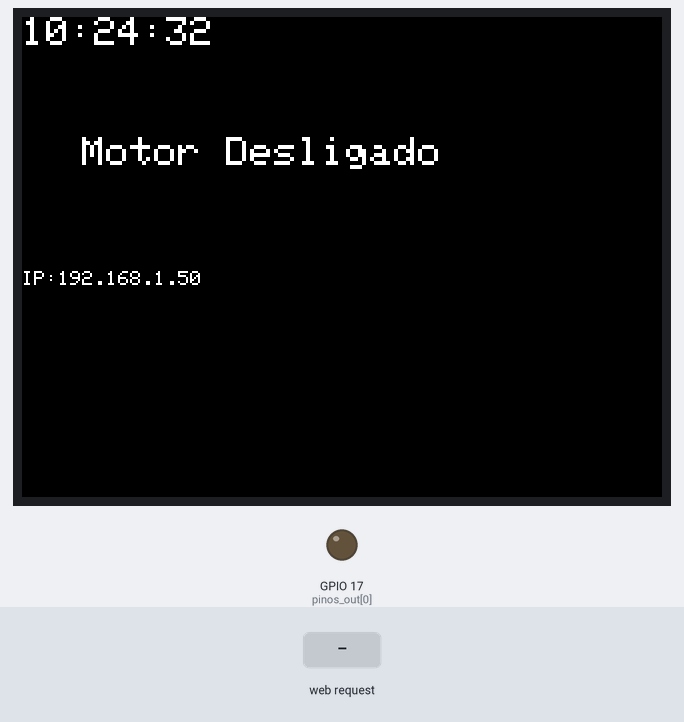
Recording of a sketch running on a simulated ESP32. Parts: 320×240 colour display, output pins drawn as LEDs (lit = HIGH). Inputs (shaded band) come from the test bench. WiFi joins after 1.5 s; servers stay silent unless stated; network time is answered at once with the bench clock; the local clock reads 2024-03-15 10:24:30 at power-on unless the sketch sets it; EEPROM starts erased.

Above: at 3.4 s.
3.5 s: HTTP request GET /2/on received
At 4.2 s:
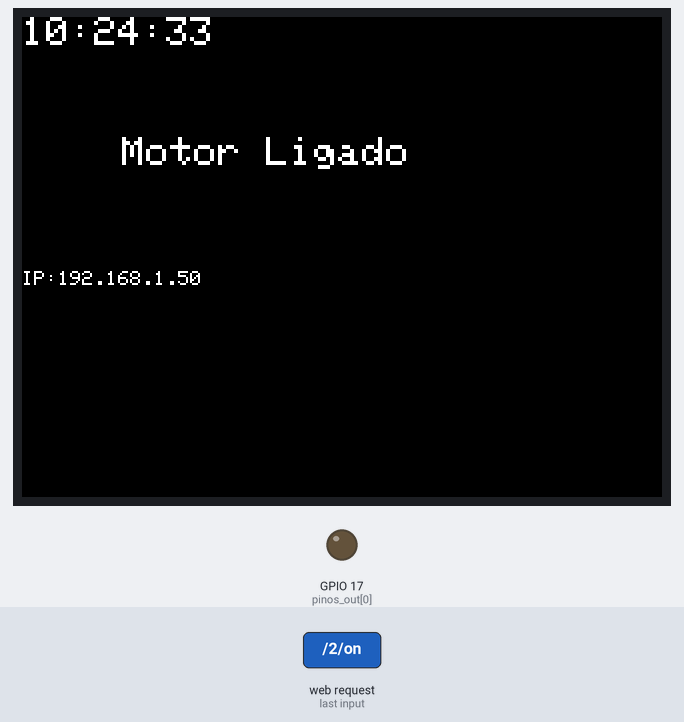
At 10.7 s:
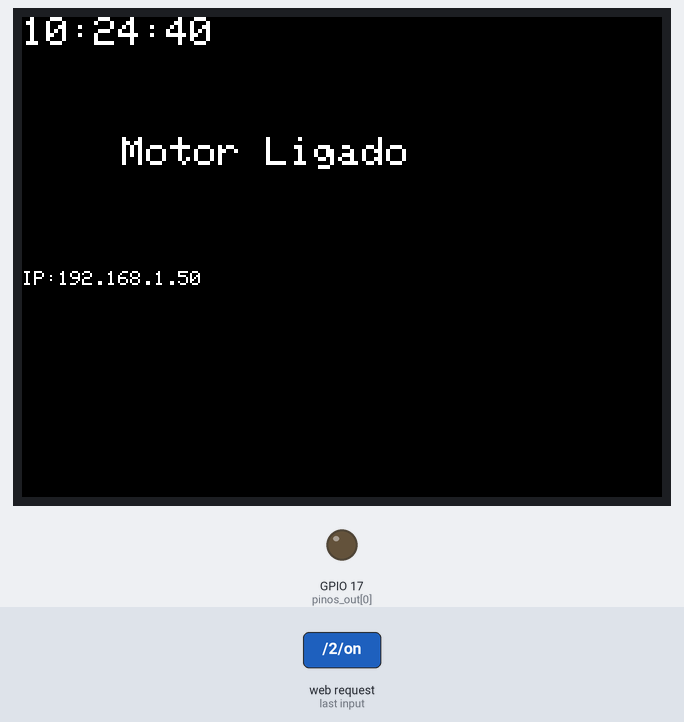
Timing chart, 0 to 12.2 s (numbered marks = the images above; inputs shaded):
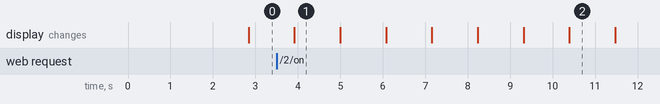

Measured:
- after the input at 3.5 s, the display: changes after 0.42 s (image 1)

The sketch:

Programa_Alimentador.ino
```cpp
//Inclusão de bibliotecas//

#include <freertos/FreeRTOS.h>
#include <freertos/task.h>
#include <esp_system.h>
#include <time.h>
#include <sys/time.h>
#include <WiFi.h>
#include <NTPClient.h>
#include <EEPROM.h>
#include <TFT_eSPI.h>
#include <SPI.h>
#include <Adafruit_GFX.h>
#include <Adafruit_ST7789.h>

//Definição de parâmetros de controle//

#define PinWPS 4
#define rele 17 //Define o pino em que será conectado o relé
#define qtparam 4
#define maxval  5 //Definição do número máximo de períodos de acionamento (pode ser alterado, se necessário, variando entre 1 e 9)
#define maxpin  1
#define EEPROM_SIZE 100

TFT_eSPI tft = TFT_eSPI();

bool pinos_out_status[maxpin] = {false};
bool pinos_out_manual[maxpin] = {false};
const byte pinos_out[maxpin] = {17};
byte saida = 0;
byte tempos_acionamento[maxpin];

//Configurações de Wi-fi//

const char* ssid     = "SSID (Nome da rede Wi-Fi)"; //Escreva os dados entre as aspas, sem removê-las.
const char* password = "Senha da rede Wi-Fi"; //Escreva os dados entre as aspas, sem removê-las.
WiFiServer server(80);

//Configurações do relógio//

WiFiUDP udp;
NTPClient ntp(udp, "a.st1.ntp.br", -3 * 3600, 60000);
time_t tt;

String hora;
String header;
String RelayState = "Desligado";

char data_formatada[64];

struct tm data;
struct temporizacao {
  byte hora ;
  byte minuto;
  byte dias ;
  byte durar;
};

temporizacao tempos[maxpin][maxval];

//Configuração e Salvamento de dados na memória EEPROM//

void load()
{
  int i, j;

  for (j = 0 ; j < maxpin; j++)

    for (i = 0 ; i < maxval; i++)
    {
      tempos[j][i].hora = EEPROM.read(i * qtparam + 0 + (j *  maxval * qtparam));
      tempos[j][i].minuto = EEPROM.read(i * qtparam + 1 + (j * maxval * qtparam));
      tempos[j][i].durar = EEPROM.read(i * qtparam + 2 + (j * maxval * qtparam));
      tempos[j][i].dias = EEPROM.read(i * qtparam + 3 + (j * maxval * qtparam));
    }

  for (i = 0 ; i < maxpin; i++)
  {
    tempos_acionamento[i] = EEPROM.read(maxpin * qtparam * maxval + 1 + i);
    if (tempos_acionamento[i] > maxval) tempos_acionamento[i] = 0; // travamento p primeiro start
  }
}

void save()
{
  int i, j;

  for (j = 0 ; j < maxpin; j++)

    for (i = 0 ; i < maxval; i++)
    {
      EEPROM.write(i * qtparam + 0 + (j *  maxval * qtparam), tempos[j][i].hora);
      EEPROM.write(i * qtparam + 1 + (j *  maxval * qtparam), tempos[j][i].minuto);
      EEPROM.write(i * qtparam + 2 + (j *  maxval * qtparam), tempos[j][i].durar);
      EEPROM.write(i * qtparam + 3 + (j *  maxval * qtparam), tempos[j][i].dias);
    }

  for (i = 0 ; i < maxpin; i++)

    EEPROM.write(maxpin * maxval * qtparam + 1 + i, tempos_acionamento[i]);

  EEPROM.commit();

  for (i = 0 ; i < EEPROM_SIZE; i++)
  {
  }
}

void setup()
{

  tft.init();
  tft.fillScreen(TFT_BLACK);
  tft.setRotation(1);
  tft.setTextSize(2);

  int i;

  EEPROM.begin(EEPROM_SIZE);
  load();

  for (i = 0 ; i < maxpin; i++)
  {
    pinMode(pinos_out[i], OUTPUT);
  }

  WiFi.begin(ssid, password);

  while (WiFi.status() != WL_CONNECTED)
  {
    delay(500);
  }

  server.begin();

  xTaskCreatePinnedToCore
  (coreTaskZero, "coreTaskZero", 10000, NULL, 1, NULL, 0);
}

void coreTaskZero( void * pvParameters )
{
  timeval tv;
  ntp.begin();
  ntp.forceUpdate();
  hora = ntp.getFormattedTime();
  tv.tv_sec = ntp.getEpochTime();
  settimeofday(&tv, NULL);

  int j, i;

  while (1)
  {
    vTaskDelay(pdMS_TO_TICKS(1000));
    tt = time(NULL);
    data = *gmtime(&tt);
    strftime(data_formatada, 64, "%d/%m/%Y %H:%M:%S", &data);

    int hora = data.tm_hour, minutos = data.tm_min, segundos = data.tm_sec ;
    int agora = hora * 60  + minutos;

 //Setor responsável pelo acionamento automático//

    bool ligauto = false;

    for (j = 0 ; j < maxpin; j++)
    {
      for (i = 0; i < tempos_acionamento[j] ; i++)
      {
        int acionamento_inicial = ((tempos[j][i].hora * 60) + tempos[saida][i].minuto);
        int acionamento_final = ((tempos[j][i].hora * 60) + tempos[saida][i].minuto + tempos[saida][i].durar);

        if ((acionamento_inicial <= agora) && (agora < acionamento_final))
        {
          ligauto = true;
        }

      if ((ligauto) || (pinos_out_manual[j]))
      {
        digitalWrite (pinos_out[j], HIGH);
        pinos_out_status[j] = true;
        RelayState = "Ligado";
      }

      else
      {
        digitalWrite (pinos_out[j], LOW); // liga saida
        pinos_out_status[j] = false;
        RelayState = "Desligado";// atualiza status no array
      }
    }

//Setor responsável pelo controle das informações do display//

    //Relógio//

    tft.setTextSize(2);
    tft.setCursor(0 , 0);
    tft.fillScreen(TFT_BLACK);

    if(hora<10)
    {
      tft.print("0");
    }

    tft.print(hora);
    tft.print(":");

    if(minutos<10)
    {
      tft.print("0");
    }

    tft.print(minutos);
    tft.print(":");

    if(segundos<10)
    {
      tft.print("0");
    }

    tft.print(segundos);

    //Estado do motor e IP do servidor Web//

    tft.setCursor(30, 60);

    if(RelayState == "Ligado")
    {
      tft.setCursor(50, 60);
    }

    tft.print("Motor " + RelayState);

    tft.setCursor(0, 127);
    tft.setTextSize(1);

    tft.print("IP:");
    tft.print(WiFi.localIP());
  }
 }
}

String tratamento(int indice)
{
  int hora_t, minutos_t;
  char char_aux[6];

  hora_t = tempos[saida][indice].hora;
  minutos_t = tempos[saida][indice].minuto;

  sprintf(char_aux, "%02d:%02d", hora_t, minutos_t);

  return char_aux;
}

//Manutenção do servidor Web//

void loop()
{
  String str_aux, str_aux1;
  char char_aux[6];
  int i, pos;

  WiFiClient client = server.available();

  if (client)
  {
    String currentLine = "";

    while (client.connected())
    {
      if (client.available())
      {
        char c = client.read();

        header += c;

        if (c == '\n')
        {
          if (currentLine.length() == 0)
          {
            client.println("HTTP/1.1 200 OK");
            client.println("Content-type:text/html");
            client.println("Connection: close");
            client.println();

            //Controle do botão de acionamento direto//

            if (header.indexOf("GET /2/on") >= 0)
            {
              pinos_out_manual[saida] = true;
              RelayState = "Ligado";
            }

            else if (header.indexOf("GET /2/off") >= 0)
            {
              pinos_out_manual[saida] = false;
              RelayState = "Desligado";
             }

            //Setor responsável pelo sistema de agendamento de acionamentos//

            if (header.indexOf("AGENDA") > 0)
            {
              for (i = 0; i < maxval ; i++)
              {
                pos = header.indexOf("tempo" + String(i));

                if (pos > 0)
                {
                  tempos[saida][i].hora = header.substring(pos + 7, pos + 9).toInt();
                  tempos[saida][i].minuto = header.substring(pos + 12, pos + 15).toInt();
                }

                pos = header.indexOf("durar" + String(i));

                if (pos > 0)
                {
                  tempos[saida][i].durar = header.substring(pos + 7, pos + header.indexOf("&", pos)).toInt();
                }
              }

              save();
            }

            if (header.indexOf("ATUALIZAR") > 0)
            {
              for (i = 0; i < maxpin ; i++)
              {
                pos = header.indexOf("saida" + String(i));

                if (pos > 0)
                {
                  tempos_acionamento[saida] = header.substring(pos + 7, pos + 8).toInt();
                }
              }

              save();
            }

            pos = header.indexOf("OUTPUT");

            if (pos > 0)
            {
              saida = header.substring(pos + 6, pos + 7).toInt();
            }

//Setor responsável pelos textos e botões da página Web//

            client.println("<!DOCTYPE html><html>");
            client.println("<head><meta charset='utf-8' name=\"viewport\" content=\"width=device-width, initial-scale=1\">");
            client.println("<link rel=\"icon\" href=\"data:,\">");
            client.println("<style>html { font-family: Helvetica; display: inline-block; margin: 0px auto; text-align: center;}");
            client.println(".button { background-color: #4CAF50; border: none; color: white; padding: 25px 40px;");
            client.println("text-decoration: none; font-size: 30px; margin: 2px; cursor: pointer;}");
            client.println(".button2 {background-color: #555555;}</style></head>");


            str_aux = data_formatada;

            client.println("<body><h1>Alimentador Automático</h1>");

            client.println("</p>");
            client.println("<body><h2>" + str_aux + "</h2>");
            client.println("<p>Motor " + RelayState + "</p>");

            if (RelayState == "Desligado")
            {
              client.println("<p><a href=\"/2/on\"><button class=\"button\">ON</button></a></p>");
            }

            else
            {
              client.println("<p><a href=\"/2/off\"><button class=\"button button2\">OFF</button></a></p>");
            }

            str_aux = tempos_acionamento[saida] ;

            client.println("<form method='get'>");
            client.println("  <b>Períodos de Acionamento:</b><input type='number' step ='1' min='0' max='" + String(maxval) + "' name='saida" + String(saida) + "' maxlength='3' value='" + str_aux + "'size='5'/>");
            client.println("  <input type='submit' name='bt' value='ATUALIZAR'/>");
            client.println("</form>");

            client.println("      <form method='get'>");
            client.println("         <table align='center'>");
            client.println("            <tr>");
            client.println("               <td>");
            client.println("                  <font size='4'><b><u>Agendamento de Acionamento Diário</u></b></font>");
            client.println("               </td>");

            for (i = 0 ; i < tempos_acionamento[saida] ; i++)
            {
              client.println("            <tr>");
              client.println("               <td>");
              client.println("                  <b>Início:</b> <input type='time' name='tempo" + String(i) + "' maxlength='2' size='5' value = '" + tratamento(i) + "'/> hora(s)");
              client.println("               </td>");
              client.println("            </tr>");
              client.println("            <tr>");
              client.println("               <td>");

              str_aux = tempos[saida][i].durar;

              client.println("                  <b>Duração:</b><input type='number' step ='1' min='0' max='3' name='durar" + String(i) + "' maxlength='3' value='" + str_aux + "'size='5'/> minuto(s)");
              client.println("               </td>");
              client.println("            </tr>");
              client.println("            <tr>");
              client.println("               <td>");
              client.println("               </td>");
              client.println("            </tr>");
            }

            client.println("            <tr>");
            client.println("               <td align='center'>");
            client.println("                  <input type='submit' name='btag' value='AGENDAR'/>");
            client.println("               </td>");
            client.println("            </tr>");
            client.println("         </table>");
            client.println("      </form>");
            client.println("</body></html>");
            client.println();

            break;
          }

          else
          {
            currentLine = "";
          }
        }

        else if (c != '\r')
        {
          currentLine += c;
        }
      }
    }

    header = "";

    client.stop();
  }
}
```
